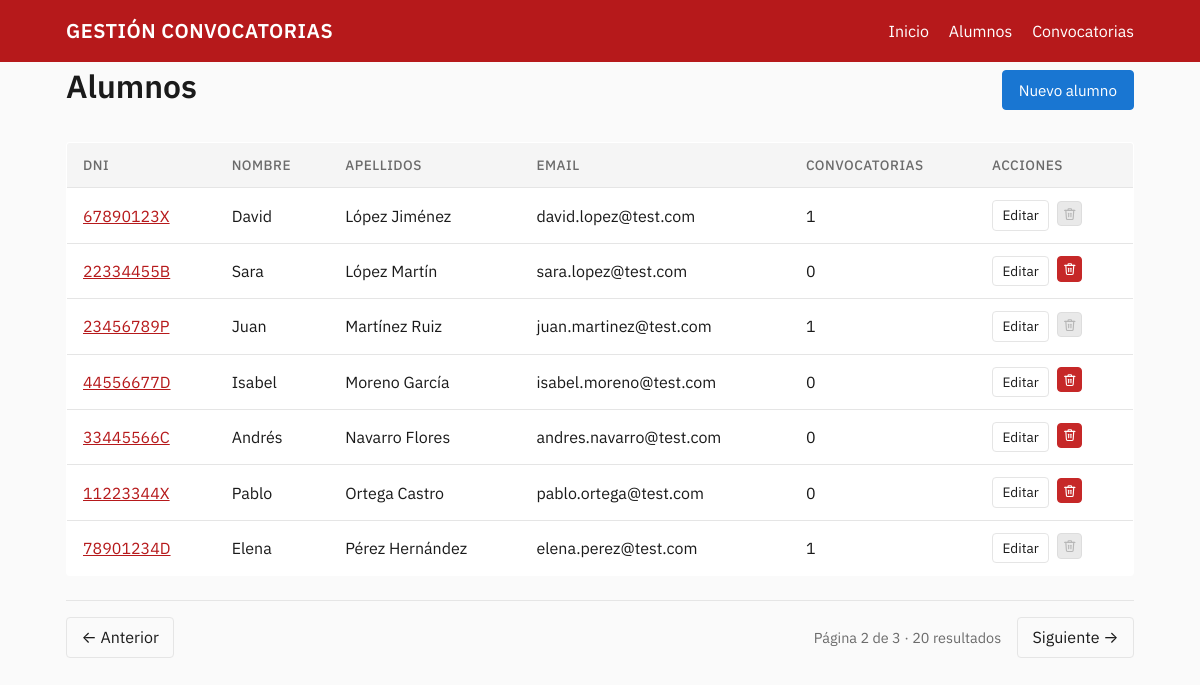
Page /alumnos?page=2 on the committed database.
### tables this page shows
CREATE TABLE alumnos (
    id        INT UNSIGNED AUTO_INCREMENT PRIMARY KEY,
    nombre    VARCHAR(100) NOT NULL,
    apellidos VARCHAR(150) NOT NULL,
    email     VARCHAR(255) NOT NULL UNIQUE,
    dni       CHAR(9)      NOT NULL UNIQUE,
    CONSTRAINT chk_alumnos_dni CHECK (dni REGEXP '^[0-9]{8}[A-HJ-NP-TV-Z]$')
);

### app/Core/Controller.php (called while the page is built, shortened)
<?php
abstract class Controller
{
    protected function render(string $view, array $data = []): void
    {
        extract($data, EXTR_SKIP);
        $viewPath = __DIR__ . '/../Views/' . $view . '.php';
        require $viewPath;
        require __DIR__ . '/../Views/layout.php';
    }
}

### app/Controllers/AlumnoController.php (called while the page is built, shortened)
<?php
final class AlumnoController extends Controller
{
    public function index(): void
    {
        $page   = (int) ($_GET['page'] ?? 1);
        $result = Alumno::paginateWithConvocatorias($page, 7);
        $this->render('alumnos/index', [
            'title'      => 'Alumnos',
            'alumnos'    => $result['items'],
            'pagination' => $result,
        ]);
    }
}

### public/index.php (called while the page is built, shortened)
<?php
$router = new Router();
$router->get('/', [HomeController::class, 'index']);
$router->get   ('/alumnos',                [AlumnoController::class, 'index']);
$router->get   ('/alumnos/crear',          [AlumnoController::class, 'create']);
$router->post  ('/alumnos',                [AlumnoController::class, 'store']);
$router->get   ('/alumnos/{id}/editar',    [AlumnoController::class, 'edit']);
$router->put   ('/alumnos/{id}',           [AlumnoController::class, 'update']);
$router->delete('/alumnos/{id}',           [AlumnoController::class, 'destroy']);
$router->get   ('/convocatorias',                [ConvocatoriaController::class, 'index']);
$router->get   ('/convocatorias/crear',          [ConvocatoriaController::class, 'create']);
$router->post  ('/convocatorias',                [ConvocatoriaController::class, 'store']);
$router->get   ('/convocatorias/{id}/editar',    [ConvocatoriaController::class, 'edit']);
$router->get   ('/convocatorias/{id}',           [ConvocatoriaController::class, 'show']);
$router->put   ('/convocatorias/{id}',           [ConvocatoriaController::class, 'update']);
$router->delete('/convocatorias/{id}',           [ConvocatoriaController::class, 'destroy']);
$router->post  ('/convocatorias/{id}/inscripciones', [InscripcionController::class, 'store']);
$router->delete('/inscripciones/{id}',                [InscripcionController::class, 'destroy']);
$router->dispatch($_SERVER['REQUEST_METHOD'], $_SERVER['REQUEST_URI']);

### app/Models/Alumno.php (called while the page is built, shortened)
<?php
final class Alumno
{
    public static function paginateWithConvocatorias(int $page = 1, int $perPage = 10): array
    {
        $page    = max(1, $page);
        $offset  = ($page - 1) * $perPage;
        $pdo     = Database::pdo();
        $total = (int) $pdo->query('SELECT COUNT(*) FROM alumnos')->fetchColumn();
        $stmt = $pdo->prepare(
            'SELECT * FROM alumnos
       ORDER BY apellidos, nombre
          LIMIT :limit OFFSET :offset'
        );
        $stmt->bindValue(':limit', $perPage, \PDO::PARAM_INT);
        $stmt->bindValue(':offset', $offset, \PDO::PARAM_INT);
        $stmt->execute();
        $alumnos = $stmt->fetchAll();
        return [
            'items'      => $alumnos,
            'total'      => $total,
            'page'       => $page,
            'perPage'    => $perPage,
            'totalPages' => max(1, (int) ceil($total / $perPage)),
        ];
    }
}

### app/Views/alumnos/index.php (the view, shortened to what this page needs)
<div class="page-header">
    <h1>Alumnos</h1>
    <a href="/alumnos/crear" class="btn btn-primary">Nuevo alumno</a>
</div>
<?php if (empty($alumnos)): ?>
    <div class="card"><p>No hay alumnos registrados.</p></div>
<?php else: ?>
    <table class="data-table">
        <thead>
        <tr>
            <th>DNI</th><th>Nombre</th><th>Apellidos</th><th>Email</th>
            <th>Convocatorias</th><th>Acciones</th>
        </tr>
        </thead>
        <tbody>
        <?php foreach ($alumnos as $a): ?>
            <tr>
                <td>
                    <button type="button" class="btn-link" data-alumno-trigger="<?= $a['id'] ?>"
                            title="Ver convocatorias inscritas">
                        <?= htmlspecialchars($a['dni']) ?>
                    </button>
                </td>
                <td><?= htmlspecialchars($a['nombre']) ?></td>
                <td><?= htmlspecialchars($a['apellidos']) ?></td>
                <td><?= htmlspecialchars($a['email']) ?></td>
                <td><?= count($a['convocatorias']) ?></td>
                <td class="actions">
                    <a href="/alumnos/<?= $a['id'] ?>/editar" class="btn btn-sm">Editar</a>
                    <?php $tieneInscripciones = !empty($a['convocatorias']); ?>
                    <form method="POST" action="/alumnos/<?= $a['id'] ?>" class="inline-form"
                          data-confirm="¿Eliminar a <?= htmlspecialchars($a['nombre'] . ' ' . $a['apellidos']) ?>?">
                        <button type="submit" class="btn btn-sm btn-danger btn-icon-only"
                                <?= $tieneInscripciones ? 'disabled' : '' ?>
                                title="<?= $tieneInscripciones
                                        ? 'No se puede eliminar: tiene ' . count($a['convocatorias']) . ' inscripción(es).'
                                        : 'Eliminar alumno' ?>">
                            <svg class="icon" aria-hidden="true"><use href="#icon-trash"/></svg>
                        </button>
                    </form>
                </td>
            </tr>
        <?php endforeach; ?>
        </tbody>
    </table>
    <?php include __DIR__ . '/../_pagination.php'; ?>
<?php endif; ?>

### app/Core/Router.php (shortened to what this page needs)
<?php
final class Router
{
    private array $routes = [];
    private function add(string $method, string $path, array $handler): void
    {
        $this->routes[] = ['method' => $method, 'path' => $path, 'handler' => $handler];
    }
    public function dispatch(string $method, string $uri): void
    {
        $path = parse_url($uri, PHP_URL_PATH) ?? '/';
        foreach ($this->routes as $route) {
            $pattern = '#^' . preg_replace('#\{([a-z_]+)\}#', '(?P<$1>[^/]+)', $route['path']) . '$#';
            if (preg_match($pattern, $path, $matches)) {
                $params = array_filter($matches, 'is_string', ARRAY_FILTER_USE_KEY);
                [$class, $action] = $route['handler'];
                (new $class())->$action(...array_values($params));
                return;
            }
        }
    }
}

### public/assets/css/app.css (style rules this page uses)
:root { --c-primary: #B6191B; --c-primary-dark: #8B1316; --c-bg: #FAFAFA; --c-surface: #FFFFFF; --c-text: #1A1A1A; --c-muted: #6B6B6B; --c-border: #E5E5E5; --c-success: #2E7D32; --c-danger: #C62828; --c-warning: #ED6C02; --c-action: #1976D2; --c-action-dark: #0D47A1; --font: 'IBM Plex Sans', system-ui, -apple-system, sans-serif; --radius: 4px; --gap: 1rem; }
* { box-sizing: border-box; margin: 0; padding: 0; }
body { font-family: var(--font), sans-serif; color: var(--c-text); background: var(--c-bg); line-height: 1.5; }
h1 { font-weight: 600; margin-bottom: 0.5rem; }
.page-header { display: flex; justify-content: space-between; align-items: center; margin-bottom: 1.5rem; }
.btn { display: inline-flex; align-items: center; gap: 0.4rem; padding: 0.5rem 1rem; border-radius: var(--radius); border: 1px solid var(--c-border); background: var(--c-surface); color: var(--c-text); cursor: pointer; font-family: inherit; font-size: 0.95rem; text-decoration: none; transition: background 0.15s, border-color 0.15s; }
.btn-primary { background: var(--c-action); color: #fff; border-color: var(--c-action); }
.btn-danger { background: var(--c-danger); color: #fff; border-color: var(--c-danger); }
.btn-sm { padding: 0.25rem 0.6rem; font-size: 0.85rem; }
.btn-icon-only { padding: 0.5rem; }
.btn-sm.btn-icon-only { padding: 0.3rem; }
.btn:disabled, .btn[disabled] { background: #f0f0f0; color: var(--c-muted); border-color: var(--c-border); cursor: not-allowed; opacity: 0.7; }
.btn:disabled, .btn:disabled:hover { background: #e0e0e0; color: #999; border-color: #d0d0d0; cursor: not-allowed; }
.data-table { width: 100%; background: var(--c-surface); border: 1px solid var(--c-border); border-radius: var(--radius); border-collapse: collapse; overflow: hidden; }
.data-table th, .data-table td { padding: 0.75rem 1rem; text-align: left; border-bottom: 1px solid var(--c-border); }
.data-table th { background: #f5f5f5; font-weight: 500; font-size: 0.85rem; color: var(--c-muted); text-transform: uppercase; letter-spacing: 0.5px; }
.data-table tbody tr:last-child td { border-bottom: none; }
.actions { white-space: nowrap; }
.actions .btn { margin-right: 0.25rem; }
.inline-form { display: inline; }
.btn-link { background: none; border: none; color: var(--c-primary); cursor: pointer; padding: 0; font-family: inherit; font-size: inherit; text-decoration: underline; }
.icon { width: 1em; height: 1em; flex-shrink: 0; }

### rows in the picture
alumnos: dni "67890123X", nombre "David", apellidos "López Jiménez", email "david.lopez@test.com", count($a['convocatorias']) "1"
alumnos: dni "22334455B", nombre "Sara", apellidos "López Martín", email "sara.lopez@test.com", count($a['convocatorias']) "0"
alumnos: dni "23456789P", nombre "Juan", apellidos "Martínez Ruiz", email "juan.martinez@test.com", count($a['convocatorias']) "1"
alumnos: dni "44556677D", nombre "Isabel", apellidos "Moreno García", email "isabel.moreno@test.com", count($a['convocatorias']) "0"
alumnos: dni "33445566C", nombre "Andrés", apellidos "Navarro Flores", email "andres.navarro@test.com", count($a['convocatorias']) "0"
alumnos: dni "11223344X", nombre "Pablo", apellidos "Ortega Castro", email "pablo.ortega@test.com", count($a['convocatorias']) "0"
alumnos: dni "78901234D", nombre "Elena", apellidos "Pérez Hernández", email "elena.perez@test.com", count($a['convocatorias']) "1"

### other values in the picture
$last "3"
$pagination['total'] "20"
